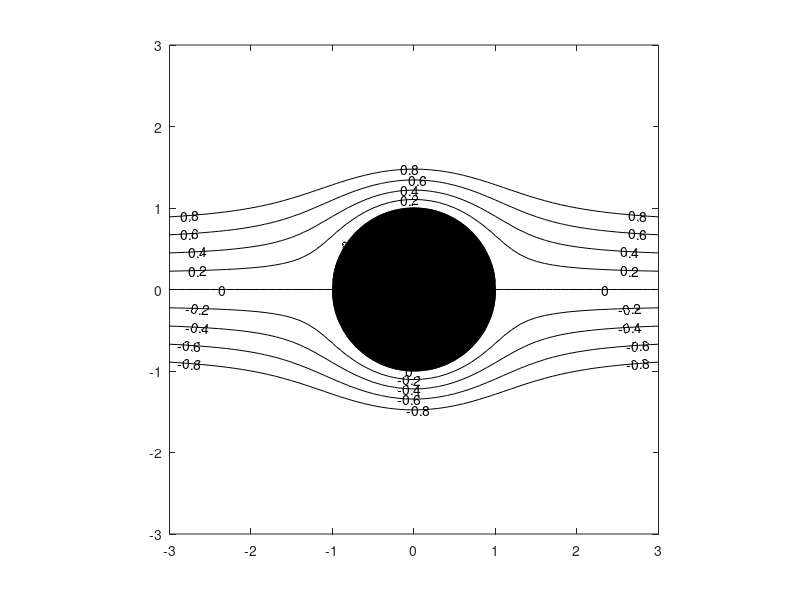

Here is the MATLAB script that generated this plot:
% STREAMCYL  Draw streamlines around a cylinder.  Solves exercise 46(b)
% in section 2.4.

% define the function
f = @(x,y) y .* (1.0 - 1.0 ./ (x.^2 + y.^2));

% generate a grid of points
x = -3:.1:3;
[xx,yy] = meshgrid(x,x);

% draw a contour plot with black ('k')
c = -0.8:0.2:0.8;          % list of contours we want
h = contour(xx,yy,f(xx,yy),c,'k');
clabel(h)

% black-out the cylinder
hold on
theta = 0:pi/100:2*pi;  fill(cos(theta),sin(theta),'k')
hold off
axis equal

